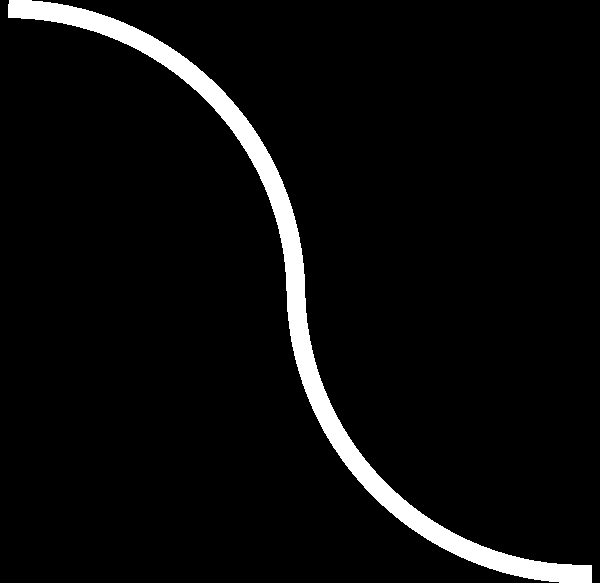
#> input picture projects/solar_rays/curve.png, 600 x 583 px
$ python contour_spine.py --input ../curve.png   (Python 2 division)   (older library calls are emulated)
#> lines starting #> are read from the running program, lines starting #| are printed output that depends on the picture; after the words box and inside, x2 and y2 are one past the last pixel; in counts of white or black regions, pixels touching at a corner belong together
### projects/solar_rays/spine/thinning.py
import weave
import numpy as np
import cv2
import sys

def _thinningIteration(im, iter):
	I, M = im, np.zeros(im.shape, np.uint8)
	expr = """
	for (int i = 1; i < NI[0]-1; i++) {
		for (int j = 1; j < NI[1]-1; j++) {
			int p2 = I2(i-1, j);
			int p3 = I2(i-1, j+1);
			int p4 = I2(i, j+1);
			int p5 = I2(i+1, j+1);
			int p6 = I2(i+1, j);
			int p7 = I2(i+1, j-1);
			int p8 = I2(i, j-1);
			int p9 = I2(i-1, j-1);

			int A  = (p2 == 0 && p3 == 1) + (p3 == 0 && p4 == 1) +
			         (p4 == 0 && p5 == 1) + (p5 == 0 && p6 == 1) +
			         (p6 == 0 && p7 == 1) + (p7 == 0 && p8 == 1) +
			         (p8 == 0 && p9 == 1) + (p9 == 0 && p2 == 1);
			int B  = p2 + p3 + p4 + p5 + p6 + p7 + p8 + p9;
			int m1 = iter == 0 ? (p2 * p4 * p6) : (p2 * p4 * p8);
			int m2 = iter == 0 ? (p4 * p6 * p8) : (p2 * p6 * p8);

			if (A == 1 && B >= 2 && B <= 6 && m1 == 0 && m2 == 0) {
				M2(i,j) = 1;
			}
		}
	}
	"""

	weave.inline(expr, ["I", "iter", "M"])
	return (I & ~M)


def thinning(src):
	dst = src.copy() / 255
	prev = np.zeros(src.shape[:2], np.uint8)
	diff = None

	while True:
		dst = _thinningIteration(dst, 0)
		dst = _thinningIteration(dst, 1)
		diff = np.absolute(dst - prev)
		prev = dst.copy()
		if np.sum(diff) == 0:
			break

	return dst * 255

### projects/solar_rays/spine/contour_spine.py
import os
import cv2
import numpy as np
import argparse
import thinning

def main():
    parser = argparse.ArgumentParser(description='Process some integers.')
    parser.add_argument('-i', '--input', nargs='+', help='input image of single contour of interest')
    parser.add_argument('-d', '--draw', help='image to draw coords on')
    parser.add_argument('-o', '--output', help='output directory')
    args = parser.parse_args()

    for p_input in args.input:
        gray = cv2.imread(p_input, 0)
#> gray: shape (583, 600); 4.9% white; 1 white region, box (x1, y1, x2, y2) and area: (8, 0, 592, 583) 17014
        draw1 = cv2.imread(args.draw)
        draw2 = cv2.imread(p_input)
#> draw2 is the input picture: shape (583, 600, 3); 4.9% white; 1 white region, box (x1, y1, x2, y2) and area: (8, 0, 592, 583) 17014

        ret,thresh = cv2.threshold(gray,1,255,cv2.THRESH_BINARY)

        thresh = _append_outer_border(thresh, 0)  # So the thinning function can handle edge case.
        thin = thinning.thinning(thresh)
        thin = _remove_outer_border(thin)  # So the thinning function can handle edge case.

        # If the line was too thin to begin with, there might be disconnected pixels.
        kernel = np.ones((3,3),np.uint8)
        thin = cv2.morphologyEx(thin, cv2.MORPH_CLOSE, kernel)

        ret,contours,hierarchy = cv2.findContours(thin, 1, 2)

        # Output text file with coords of edge contour.
        fname = os.path.splitext(os.path.basename(p_input))[0]
        p_coords = os.path.join(args.output, fname + '_coords.txt')
        f = open(p_coords, 'w')
        f.write("x,y\n")
        line_frm = "%d,%d\n"

        # Output image with contour points drawn.
        p_draw1 = os.path.join(args.output, fname + '_draw1.png')
        p_draw2 = os.path.join(args.output, fname + '_draw2.png')
        p_thin = os.path.join(args.output, fname + '_thin.png')
        p_dil = os.path.join(args.output, fname + '_dil.png')

        if len(contours) == 1:
            cnt = contours[0]

            epsilon = 0.001*cv2.arcLength(cnt,True)
            approx = cv2.approxPolyDP(cnt,epsilon,True)

            for coord in approx:
                x, y = coord[0]
                cv2.circle(draw1, (x, y), 1, (0,0,255), -1)
                cv2.circle(draw2, (x, y), 1, (0,0,255), -1)
                f.write(line_frm % (x, y))

            f.close()
            cv2.imwrite(p_draw1, draw1)
            cv2.imwrite(p_draw2, draw2)
        else:
            print p_input + ": wrong number of contours! See _thin.png"

        cv2.imwrite(p_thin, thin)

def _append_outer_border(img, val = 255):
    """Adds a 1-pixel wide border around an image.

    Useful for turning penninsulas on the edge of a binary image into
    islands.

    Args:
        img: the binary/grayscale image to add the border to.
        val: the value of the border.

    Returns:
        a binary image with a 1-pixel wide border appended to it. It will be
        2 pixels taller and 2 pixels wider than the input binary image.
    """
#> called with val = 0
    ht, wd = img.shape[:2]
#> ht = 583; wd = 600
    row = np.ones((1,wd), dtype=np.uint8)
    row *= val
    img = cv2.vconcat([row, img, row])
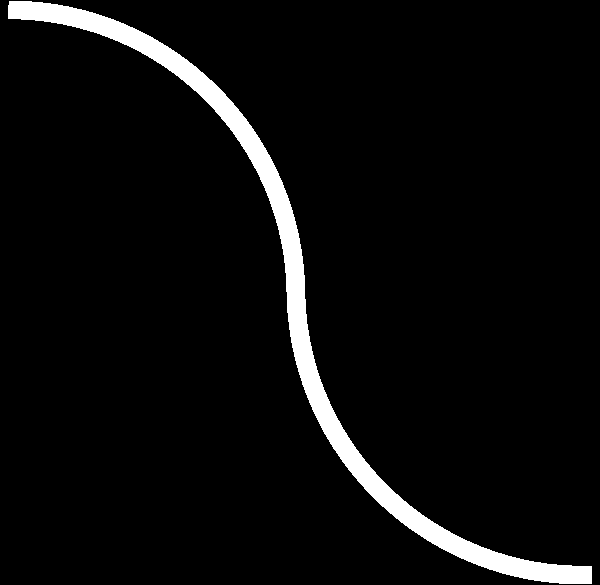
#> img: shape (585, 600); 4.8% white; 1 white region, box (x1, y1, x2, y2) and area: (8, 1, 592, 584) 17014
    col = np.ones((ht+2,1), dtype=np.uint8)  # +2 for new rows.
#> col = 585 values from 1 to 1
    col *= val
#> col = 585 values from 0 to 0
    img = cv2.hconcat([col, img, col])
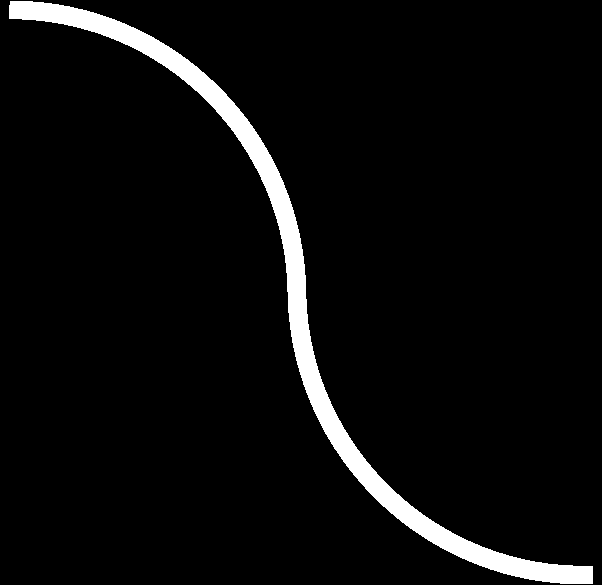
#> img: shape (585, 602); 4.8% white; 1 white region, box (x1, y1, x2, y2) and area: (9, 1, 593, 584) 17014
    return img

def _remove_outer_border(img):
    """Removes a 1-pixel wide border from the image.

    Used after append_outer_border().

    Args:
        img: the binary/grayscale image to remove the border from.

    Returns:
        a binary image with a 1-pixel wide border removed from it. It will
        be 2 pixels shorter and 2 narrower than the input binary image.
    """
    ht, wd = img.shape[:2]
#> ht = 585; wd = 602
    img = img[1:ht-1,1:wd-1]
    return img

if __name__ == "__main__":
    main()
#> in main, `thin = cv2.morphologyEx(thin, cv2.MORPH_CLOSE, kernel)`: thin: shape (583, 600); 4.9% white; 1 white region
#> in main, `ret,contours,hierarchy = cv2.findContours(thin, 1, 2)`: contours = 1 contour; box (x1, y1, x2, y2) and area: (8, 0, 592, 583) 16204
#> (the run stopped early here; a loop or call above may not have finished)

$ run again, on projects/solar_rays/gimp/a/a_lines_draw_points.png
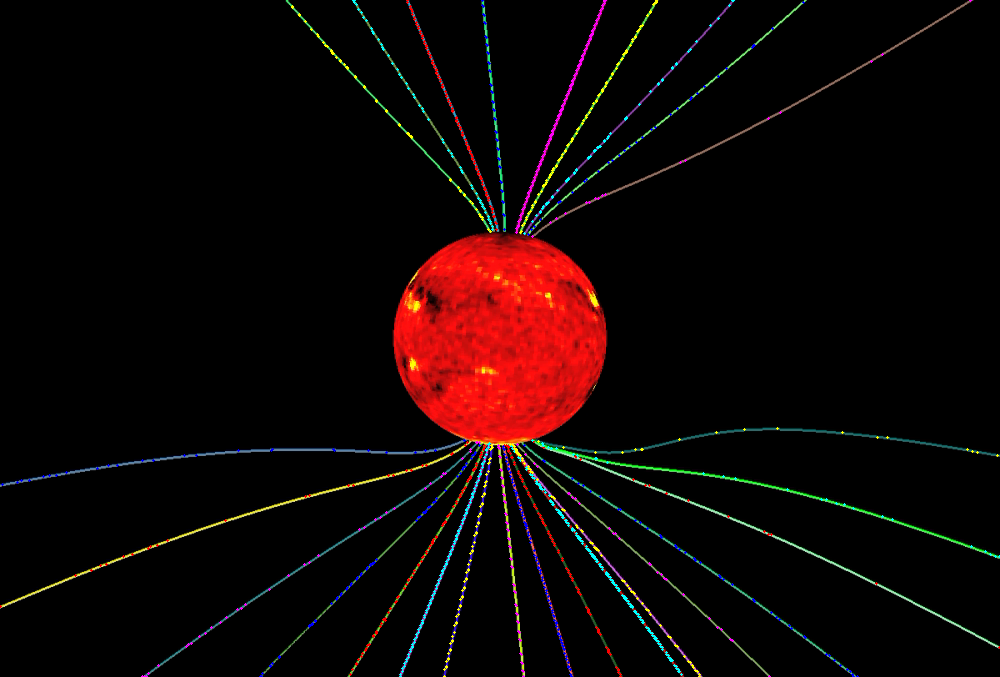
#> input picture projects/solar_rays/gimp/a/a_lines_draw_points.png, 1000 x 677 px
#> in main, draw2 is the input picture: shape (677, 1000, 3); mean B, G, R 4.9, 5.7, 15.7
#> in main, `ret,thresh = cv2.threshold(gray,1,255,cv2.THRESH_BINARY)`:
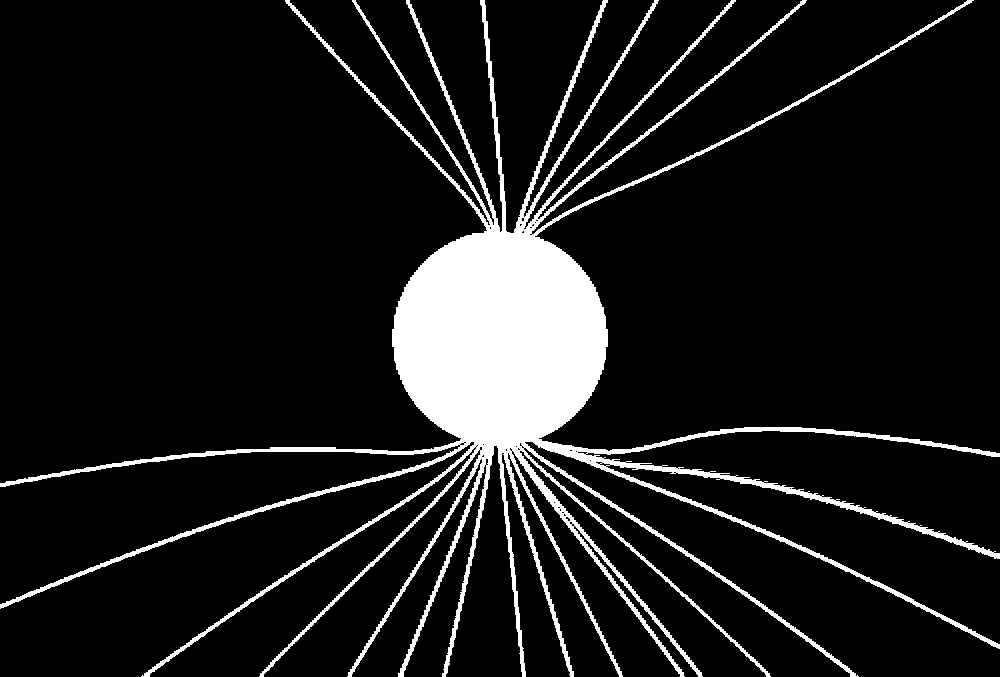
#> thresh: shape (677, 1000); 10.7% white; 1 white region, box (x1, y1, x2, y2) and area: (0, 0, 1000, 677) 72216
#> dst: shape (679, 1002); values 0 (black) and 1 (white), 10.6% white; 1 white region, box (x1, y1, x2, y2) and area: (1, 1, 1001, 678) 72216
#> in main, `thin = cv2.morphologyEx(thin, cv2.MORPH_CLOSE, kernel)`:
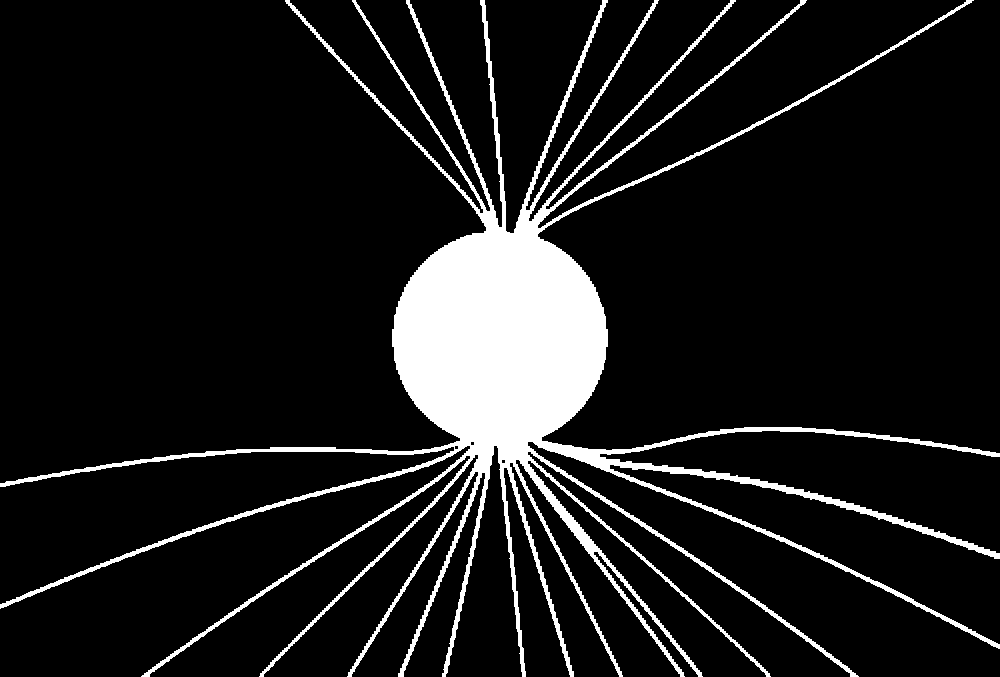
#> thin: shape (677, 1000); 10.8% white; 1 white region
#> contours = 4 contours, 3 with area under 20; largest, box (x1, y1, x2, y2) and area: (0, 0, 1000, 677) 64887
